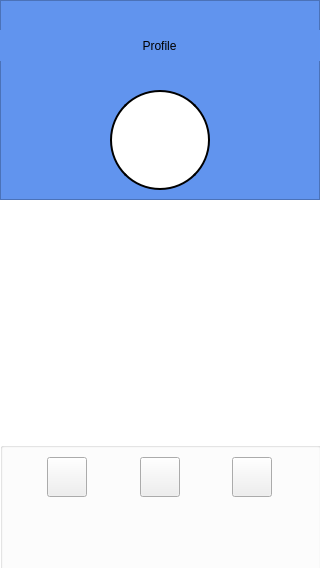
<?xml version="1.0" encoding="UTF-8"?>
<ui version="4.0">
 <class>editprofile</class>
 <widget class="QWidget" name="editprofile">
  <property name="geometry">
   <rect>
    <x>0</x>
    <y>0</y>
    <width>320</width>
    <height>568</height>
   </rect>
  </property>
  <property name="windowTitle">
   <string>Form</string>
  </property>
  <property name="styleSheet">
   <string notr="true">#editprofile { 
background-color: rgb(255, 255, 255); /* RGB color */
}</string>
  </property>
  <widget class="QWidget" name="verticalLayoutWidget">
   <property name="geometry">
    <rect>
     <x>0</x>
     <y>0</y>
     <width>321</width>
     <height>734</height>
    </rect>
   </property>
   <layout class="QVBoxLayout" name="MainVertBox">
    <item>
     <widget class="QFrame" name="TopBanner">
      <property name="maximumSize">
       <size>
        <width>320</width>
        <height>200</height>
       </size>
      </property>
      <property name="styleSheet">
       <string notr="true">background-color: rgb(97, 148, 238);


</string>
      </property>
      <property name="frameShape">
       <enum>QFrame::Shape::StyledPanel</enum>
      </property>
      <property name="frameShadow">
       <enum>QFrame::Shadow::Raised</enum>
      </property>
      <widget class="QFrame" name="frame">
       <property name="geometry">
        <rect>
         <x>110</x>
         <y>90</y>
         <width>100</width>
         <height>100</height>
        </rect>
       </property>
       <property name="maximumSize">
        <size>
         <width>100</width>
         <height>100</height>
        </size>
       </property>
       <property name="styleSheet">
        <string notr="true">border: 2px solid black; 
border-radius: 50px;    
background-color: white;   
</string>
       </property>
       <property name="frameShape">
        <enum>QFrame::Shape::NoFrame</enum>
       </property>
       <property name="frameShadow">
        <enum>QFrame::Shadow::Plain</enum>
       </property>
      </widget>
      <widget class="QWidget" name="horizontalLayoutWidget_2">
       <property name="geometry">
        <rect>
         <x>-1</x>
         <y>30</y>
         <width>321</width>
         <height>31</height>
        </rect>
       </property>
       <layout class="QHBoxLayout" name="horizontalLayout_4">
        <item>
         <widget class="QLabel" name="label">
          <property name="minimumSize">
           <size>
            <width>39</width>
            <height>0</height>
           </size>
          </property>
          <property name="text">
           <string>Profile</string>
          </property>
          <property name="alignment">
           <set>Qt::AlignmentFlag::AlignCenter</set>
          </property>
         </widget>
        </item>
       </layout>
      </widget>
     </widget>
    </item>
    <item>
     <spacer name="verticalSpacer">
      <property name="orientation">
       <enum>Qt::Orientation::Vertical</enum>
      </property>
      <property name="sizeType">
       <enum>QSizePolicy::Policy::Maximum</enum>
      </property>
      <property name="sizeHint" stdset="0">
       <size>
        <width>20</width>
        <height>30</height>
       </size>
      </property>
     </spacer>
    </item>
    <item>
     <widget class="QFrame" name="Settings">
      <property name="maximumSize">
       <size>
        <width>320</width>
        <height>200</height>
       </size>
      </property>
      <property name="styleSheet">
       <string notr="true">
background-color: white;   
</string>
      </property>
      <property name="frameShape">
       <enum>QFrame::Shape::NoFrame</enum>
      </property>
      <property name="frameShadow">
       <enum>QFrame::Shadow::Plain</enum>
      </property>
     </widget>
    </item>
    <item>
     <widget class="QGroupBox" name="MenuOptions">
      <property name="toolTipDuration">
       <number>-1</number>
      </property>
      <property name="styleSheet">
       <string notr="true">#MenuOptions {
    background-color: white;
}</string>
      </property>
      <property name="title">
       <string/>
      </property>
      <property name="flat">
       <bool>true</bool>
      </property>
      <widget class="QWidget" name="horizontalLayoutWidget">
       <property name="geometry">
        <rect>
         <x>0</x>
         <y>0</y>
         <width>319</width>
         <height>71</height>
        </rect>
       </property>
       <layout class="QHBoxLayout" name="horizontalLayout">
        <item>
         <spacer name="horizontalSpacer_3">
          <property name="orientation">
           <enum>Qt::Orientation::Horizontal</enum>
          </property>
          <property name="sizeHint" stdset="0">
           <size>
            <width>40</width>
            <height>20</height>
           </size>
          </property>
         </spacer>
        </item>
        <item>
         <widget class="QPushButton" name="FriendsButton">
          <property name="minimumSize">
           <size>
            <width>40</width>
            <height>40</height>
           </size>
          </property>
          <property name="layoutDirection">
           <enum>Qt::LayoutDirection::RightToLeft</enum>
          </property>
          <property name="text">
           <string/>
          </property>
          <property name="icon">
           <iconset resource="ressources.qrc">
            <normaloff>:/images/friendsIcon.png</normaloff>:/images/friendsIcon.png</iconset>
          </property>
          <property name="iconSize">
           <size>
            <width>40</width>
            <height>40</height>
           </size>
          </property>
         </widget>
        </item>
        <item>
         <spacer name="horizontalSpacer">
          <property name="orientation">
           <enum>Qt::Orientation::Horizontal</enum>
          </property>
          <property name="sizeHint" stdset="0">
           <size>
            <width>40</width>
            <height>20</height>
           </size>
          </property>
         </spacer>
        </item>
        <item>
         <widget class="QPushButton" name="PostsButton">
          <property name="minimumSize">
           <size>
            <width>40</width>
            <height>40</height>
           </size>
          </property>
          <property name="text">
           <string/>
          </property>
          <property name="icon">
           <iconset resource="ressources.qrc">
            <normaloff>:/images/postsImage.png</normaloff>:/images/postsImage.png</iconset>
          </property>
          <property name="iconSize">
           <size>
            <width>40</width>
            <height>40</height>
           </size>
          </property>
         </widget>
        </item>
        <item>
         <spacer name="horizontalSpacer_2">
          <property name="orientation">
           <enum>Qt::Orientation::Horizontal</enum>
          </property>
          <property name="sizeHint" stdset="0">
           <size>
            <width>40</width>
            <height>20</height>
           </size>
          </property>
         </spacer>
        </item>
        <item>
         <widget class="QPushButton" name="ProfileButton">
          <property name="minimumSize">
           <size>
            <width>40</width>
            <height>40</height>
           </size>
          </property>
          <property name="text">
           <string/>
          </property>
          <property name="icon">
           <iconset resource="ressources.qrc">
            <normaloff>:/images/profileImage.png</normaloff>:/images/profileImage.png</iconset>
          </property>
          <property name="iconSize">
           <size>
            <width>40</width>
            <height>40</height>
           </size>
          </property>
         </widget>
        </item>
        <item>
         <spacer name="horizontalSpacer_4">
          <property name="orientation">
           <enum>Qt::Orientation::Horizontal</enum>
          </property>
          <property name="sizeHint" stdset="0">
           <size>
            <width>40</width>
            <height>20</height>
           </size>
          </property>
         </spacer>
        </item>
       </layout>
      </widget>
     </widget>
    </item>
   </layout>
  </widget>
 </widget>
 <resources>
  <include location="ressources.qrc"/>
 </resources>
 <connections/>
</ui>
